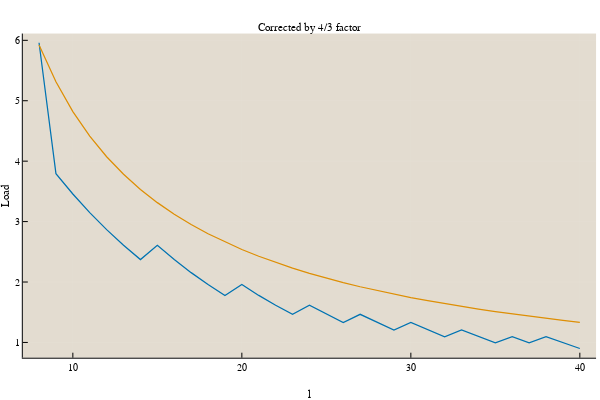

Write notebook code for a chart like this one.
### Code cell
p_corrected = plot(8:40, Load_smooth, ylabel="Load", xlabel="l", label=:none, title="Corrected by 4/3 factor")
plot!(p_corrected, 8:40, Load_msb * 3/4, label=:none)

### Figure 1 — Plotly figure (JSON) as saved in the notebook; plotly's stock layout.template omitted (floating-point values rounded to 4 significant figures)
{"data": [{"colorbar": {"title": ""}, "legendgroup": "", "line": {"color": "rgba(1, 115, 178, 1.000)", "dash": "solid", "shape": "linear", "width": 1.25}, "mode": "lines", "name": "", "showlegend": false, "type": "scatter", "x": [8, 9, 10, 11, 12, 13, 14, 15, 16, 17, 18, 19, 20, 21, 22, 23, 24, 25, 26, 27, 28, 29, 30, 31, 32, 33, 34, 35, 36, 37, 38, 39, 40], "xaxis": "x1", "y": [5.96, 3.793, 3.457, 3.149, 2.866, 2.608, 2.371, 2.608, 2.371, 2.155, 1.958, 1.779, 1.958, 1.779, 1.615, 1.466, 1.615, 1.466, 1.33, 1.466, 1.33, 1.206, 1.33, 1.206, 1.094, 1.206, 1.094, 0.992, 1.094, 0.992, 1.094, 0.992, 0.8993], "yaxis": "y1", "zmax": null, "zmin": null}, {"colorbar": {"title": ""}, "legendgroup": "", "line": {"color": "rgba(222, 143, 5, 1.000)", "dash": "solid", "shape": "linear", "width": 1.25}, "mode": "lines", "name": "", "showlegend": false, "type": "scatter", "x": [8, 9, 10, 11, 12, 13, 14, 15, 16, 17, 18, 19, 20, 21, 22, 23, 24, 25, 26, 27, 28, 29, 30, 31, 32, 33, 34, 35, 36, 37, 38, 39, 40], "xaxis": "x1", "y": [5.923, 5.313, 4.821, 4.414, 4.073, 3.783, 3.532, 3.314, 3.122, 2.951, 2.799, 2.662, 2.539, 2.426, 2.324, 2.23, 2.144, 2.064, 1.99, 1.922, 1.858, 1.798, 1.743, 1.69, 1.641, 1.595, 1.551, 1.51, 1.471, 1.434, 1.399, 1.365, 1.334], "yaxis": "y1", "zmax": null, "zmin": null}], "layout": {"annotations": [{"font": {"color": "rgba(0, 0, 0, 1.000)", "family": "Lucida Sans Unicode", "size": 11}, "rotation": 0, "showarrow": false, "text": "Corrected by 4/3 factor", "x": 0.5157, "xanchor": "center", "xref": "paper", "y": 1, "yanchor": "top", "yref": "paper"}], "height": 400, "legend": {"bgcolor": "rgba(227, 220, 208, 1.000)", "bordercolor": "rgba(227, 220, 208, 1.000)", "borderwidth": 1, "font": {"color": "rgba(0, 0, 0, 1.000)", "family": "sans-serif", "size": 11}, "tracegroupgap": 0, "traceorder": "normal", "x": 0.8, "xanchor": "left", "y": 0.8, "yanchor": "top"}, "margin": {"b": 20, "l": 0, "r": 0, "t": 20}, "paper_bgcolor": "rgba(255, 255, 255, 1.000)", "plot_bgcolor": "rgba(227, 220, 208, 1.000)", "showlegend": true, "width": 600, "xaxis": {"anchor": "y1", "domain": [0.03804, 0.9934], "gridcolor": "rgba(255, 255, 255, 0.100)", "gridwidth": 0.5, "linecolor": "rgba(0, 0, 0, 1.000)", "mirror": false, "range": [7.04, 40.96], "showgrid": true, "showline": true, "showticklabels": true, "tickangle": 0, "tickcolor": "rgb(0, 0, 0)", "tickfont": {"color": "rgba(0, 0, 0, 1.000)", "family": "Lucida Sans Unicode", "size": 10}, "tickmode": "array", "ticks": "inside", "ticktext": ["10", "20", "30", "40"], "tickvals": [10, 20, 30, 40], "title": "l", "titlefont": {"color": "rgba(0, 0, 0, 1.000)", "family": "Lucida Sans Unicode", "size": 11}, "type": "-", "visible": true, "zeroline": false, "zerolinecolor": "rgba(0, 0, 0, 1.000)"}, "yaxis": {"anchor": "x1", "domain": [0.06193, 0.9624], "gridcolor": "rgba(255, 255, 255, 0.100)", "gridwidth": 0.5, "linecolor": "rgba(0, 0, 0, 1.000)", "mirror": false, "range": [0.7475, 6.112], "showgrid": true, "showline": true, "showticklabels": true, "tickangle": 0, "tickcolor": "rgb(0, 0, 0)", "tickfont": {"color": "rgba(0, 0, 0, 1.000)", "family": "Lucida Sans Unicode", "size": 10}, "tickmode": "array", "ticks": "inside", "ticktext": ["1", "2", "3", "4", "5", "6"], "tickvals": [1, 2, 3, 4, 5, 6], "title": "Load", "titlefont": {"color": "rgba(0, 0, 0, 1.000)", "family": "Lucida Sans Unicode", "size": 11}, "type": "-", "visible": true, "zeroline": false, "zerolinecolor": "rgba(0, 0, 0, 1.000)"}}}
